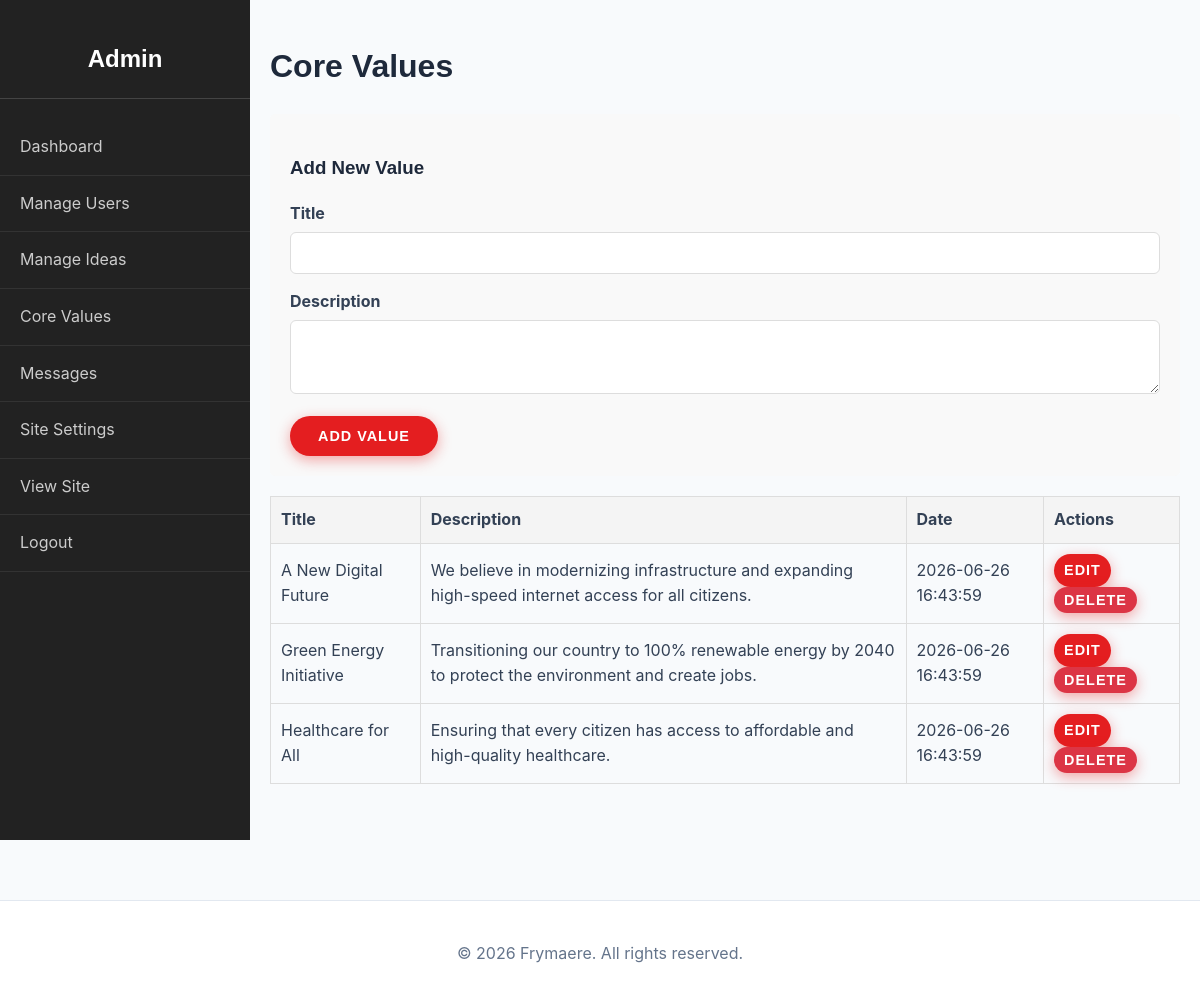
The page /admin/core_values.php (signed in) on the database its author committed.
### tables this page shows
CREATE TABLE `core_values` (
  `id` int(11) NOT NULL AUTO_INCREMENT,
  `title` varchar(255) NOT NULL,
  `description` text,
  `created_at` timestamp DEFAULT CURRENT_TIMESTAMP,
  PRIMARY KEY (`id`)
);

CREATE TABLE `settings` (
  `id` int(11) NOT NULL AUTO_INCREMENT,
  `site_title` varchar(255) NOT NULL DEFAULT 'Ardhmja',
  `site_description` text,
  `home_banner_text` varchar(255) DEFAULT 'Building a New Republic Together',
  `join_us_btn` varchar(255) DEFAULT 'Join Us Now',
  `home_core_values_title` varchar(255) DEFAULT 'Our Core Values',
  `home_core_values_text` text,
  `view_values_btn` varchar(255) DEFAULT 'View Core Values',
  `home_latest_ideas_title` varchar(255) DEFAULT 'Latest Community Ideas',
  `view_ideas_btn` varchar(255) DEFAULT 'View All Ideas',
  `values_page_title` varchar(255) DEFAULT 'Our Core Values',
  `values_page_text` text,
  `ideas_page_title` varchar(255) DEFAULT 'Community Ideas',
  `ideas_page_text` text,
  `submit_idea_btn` varchar(255) DEFAULT 'Submit an Idea',
  `contact_page_title` varchar(255) DEFAULT 'Contact Us',
  `contact_page_text` text,
  `register_page_title` varchar(255) DEFAULT 'Register',
  `login_page_title` varchar(255) DEFAULT 'Login',
  `footer_text` varchar(255) DEFAULT 'All rights reserved.',
  `email_verification_subject` varchar(255) DEFAULT 'Verify your email for {site_title}',
  `email_verification_message` text,
  `menu_home` varchar(255) DEFAULT 'Home',
  `menu_values` varchar(255) DEFAULT 'Core Values',
  `menu_ideas` varchar(255) DEFAULT 'Ideas',
  `menu_profiles` varchar(255) DEFAULT 'Public Profiles',
  `menu_contact` varchar(255) DEFAULT 'Contact',
  `menu_profile` varchar(255) DEFAULT 'Profile',
  `menu_admin` varchar(255) DEFAULT 'Admin Panel',
  `menu_logout` varchar(255) DEFAULT 'Logout',
  `menu_login` varchar(255) DEFAULT 'Login',
  `menu_register` varchar(255) DEFAULT 'Register',
  PRIMARY KEY (`id`)
);

### includes/db.php (called while the page is built, shortened)
<?php
$host = 'localhost';
$dbname = 'ardhmja';
$username = 'root';
$password = '';
try {
    $pdo = new PDO("mysql:host=$host;dbname=$dbname;charset=utf8", $username, $password);
    $pdo->setAttribute(PDO::ATTR_ERRMODE, PDO::ERRMODE_EXCEPTION);
} catch (PDOException $e) {
    $pdo = null;
}
$global_settings = [];
if ($pdo) {
    $stmt = $pdo->query("SELECT * FROM settings WHERE id = 1");
    if ($stmt) {
        $global_settings = $stmt->fetch(PDO::FETCH_ASSOC) ?: [];
    }
}
$t_site_title = $global_settings['site_title'] ?? 'Frymaere';
$t_footer_text = $global_settings['footer_text'] ?? 'All rights reserved.';
?>

### admin/core_values.php (the view, shortened to what this page needs)
<?php
require_once '../includes/db.php';
$values = $pdo->query("SELECT * FROM core_values ORDER BY created_at DESC")->fetchAll();
?>
<!DOCTYPE html>
<html lang="en">
<head>
    <link rel="stylesheet" href="../assets/css/style.css">
</head>
<body>
    <div class="admin-wrapper">
    <?php include 'admin_sidebar.php'; ?>
    <div class="admin-content">
        <h1>Core Values</h1>
        <div class="form-box">
            <h3>Add New Value</h3>
            <form method="POST">
                <div class="form-group">
                    <label>Title</label>
                    <input type="text" name="title" required>
                </div>
                <div class="form-group">
                    <label>Description</label>
                    <textarea name="description" rows="3"></textarea>
                </div>
                <button type="submit" class="btn">Add Value</button>
            </form>
        </div>
        <table>
            <thead>
                <tr>
                    <th>Title</th>
                    <th>Description</th>
                    <th>Date</th>
                    <th>Actions</th>
                </tr>
            </thead>
            <tbody>
                <?php foreach ($values as $v): ?>
                <tr>
                    <td><?= htmlspecialchars($v['title']) ?></td>
                    <td><?= nl2br(htmlspecialchars($v['description'])) ?></td>
                    <td><?= $v['created_at'] ?></td>
                    <td>
                        <form method="POST" style="display:inline;">
                            <a href="edit_value.php?id=<?= $v['id'] ?>" class="btn btn-sm">Edit</a>
                            <button type="submit" class="btn btn-sm btn-danger" onclick="return confirm('Are you sure?')">Delete</button>
                        </form>
                    </td>
                </tr>
                <?php endforeach; ?>
            </tbody>
        </table>
    </div>
    </div>
    <?php include "../includes/footer.php"; ?>
</body>
</html>

### includes/footer.php
<footer class="main-footer">
    <div class="container">
        <p>&copy; <?= date('Y') ?> <?= htmlspecialchars($t_site_title ?? 'Ardhmja') ?>. <?= htmlspecialchars($t_footer_text ?? 'All rights reserved.') ?></p>
    </div>
</footer>

### assets/css/style.css (style rules this page uses)
:root { --primary-color: #e41e20; --secondary-color: #1e293b; --accent-color: #FFFFFF; --text-color: #334155; --text-light: #64748b; --bg-color: #f8fafc; --card-bg: #ffffff; --font-family: 'Inter', -apple-system, BlinkMacSystemFont, 'Segoe UI', Roboto, Helvetica, Arial, sans-serif; --heading-font: 'Montserrat', sans-serif; --border-radius: 16px; --box-shadow: 0 10px 25px -5px rgba(0, 0, 0, 0.05), 0 8px 10px -6px rgba(0, 0, 0, 0.01); }
body { margin: 0; padding: 0; font-family: var(--font-family); color: var(--text-color); background-color: var(--bg-color); line-height: 1.6; }
h1, h2, h3, h4, h5, h6 { font-family: var(--heading-font); font-weight: 700; color: var(--secondary-color); }
a { color: var(--primary-color); text-decoration: none; transition: color 0.3s ease; }
.container { max-width: 1200px; margin: 0 auto; padding: 0 20px; }
.btn { display: inline-block; padding: 12px 28px; background: var(--primary-color); color: var(--accent-color) !important; border: none; border-radius: 30px; cursor: pointer; font-weight: 700; font-family: var(--heading-font); text-transform: uppercase; font-size: 0.9em; letter-spacing: 1px; text-align: center; transition: all 0.3s cubic-bezier(0.4, 0, 0.2, 1); box-shadow: 0 4px 14px 0 rgba(228, 30, 32, 0.39); }
.btn-sm { padding: 5px 10px; font-size: 0.9em; }
.btn-danger { background: #dc3545; }
.form-group { margin-bottom: 15px; }
.form-group label { display: block; margin-bottom: 5px; font-weight: bold; }
.form-group input, .form-group textarea { width: 100%; padding: 12px; border: 1px solid #ddd; border-radius: 6px; box-sizing: border-box; font-family: var(--font-family); transition: border-color 0.3s ease; }
.main-footer { background: #ffffff; color: var(--text-light); text-align: center; padding: 40px 0; margin-top: 60px; border-top: 1px solid #e2e8f0; }
.main-footer p { margin: 0; }

### admin/core_values.php (style rules this page uses)
body { display: flex; flex-direction: column; min-height: 100vh; margin: 0; }
.admin-wrapper { display: flex; flex: 1; }
.admin-content { flex: 1; padding: 20px; }
table { width: 100%; border-collapse: collapse; margin-top: 20px; }
th, td { padding: 10px; border: 1px solid #ddd; text-align: left; }
th { background: #f4f4f4; }
.form-box { background: #f9f9f9; padding: 20px; margin-bottom: 20px; border-radius: 5px; }

### rows shown on the page
core_values: title "A New Digital Future", description "We believe in modernizing infrastructure and expanding high-speed internet access for all citizens.", created_at "2026-06-26 16:43:59"
core_values: title "Green Energy Initiative", description "Transitioning our country to 100% renewable energy by 2040 to protect the environment and create jobs.", created_at "2026-06-26 16:43:59"
core_values: title "Healthcare for All", description "Ensuring that every citizen has access to affordable and high-quality healthcare.", created_at "2026-06-26 16:43:59"
settings: site_title "Frymaere", footer_text "All rights reserved."
